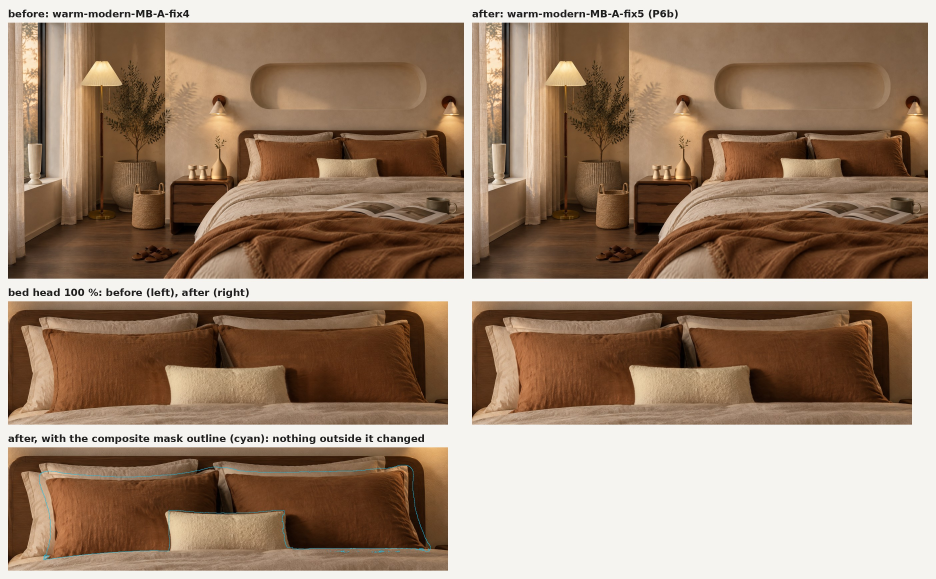
#> input picture assets/renders/master/editorial-2026-11-07/sheet-fix7.jpg, 2808 x 1736 px (shown at 1/3 size)
$ python -i mb1_fix7.py   (imports and definitions only)
#> lines starting #> are read from the running program, lines starting #| are printed output that depends on the picture; after the words box and inside, x2 and y2 are one past the last pixel; in counts of white or black regions, pixels touching at a corner belong together
#> further down, picture is the input picture: shape (1736, 2808, 3); mean B, G, R 112.7, 133.6, 158.4
### assets/renders/master/editorial-2026-11-07/mb1_fix.py
#!/usr/bin/env python3
"""
mb1_fix.py: the MB1 fix round (qa/reports/2026-11-07-ged-master-mb1.md, coordinator 2026-11-07), render-agent.
Order (coordinator): 1. code fixes (0 tokens), then 2. the SPEND1 passes (seedream-5-pro on crops, masked back in code).

  code-nordic   nordic-MB-A.png -> raw/nordic-MB-A-code.png
                  sconces x0.68 about their centres on the panelling (the boards rebuilt per column, the sconce's own shadow / glow
                  kept as a smoothed ratio to the clean boards and scaled with it), the left one dimmed (glow off, the shade's
                  emission lowered); the seagrass planter recoloured (hue 90, L* 50, the weave kept); the chair cloth recoloured to a
                  sage-grey linen (provisional, the designer picks; one parameter, CLOTH_TARGET)
  code-wm       warm-modern-MB-A.png -> raw/warm-modern-MB-A-code.png
                  sconces x0.8 about the walnut plate's centre on the plaster (the plaster rebuilt by inpainting plus grain, the glow /
                  shadow ratio scaled with the lamp); the olive sprig under the left lamp protected
  pass-input K  writes the crop of the code-fixed frame for pass K (raw/<K>-input.png)
  pass-comp K   the 2K result scaled to the crop, registered (ECC affine) away from the edit, colour-matched on a ring, masked
                  (hand region, the result's difference over a threshold, closed / filled / grown, minus protected areas), composited
  final         chains the passes onto the code-fixed frames -> nordic-MB-A-fix1.png, warm-modern-MB-A-fix1.png; px checks
  crops / sheet before/after crops (fix1-before-after/) and the updated sheet
record: mb1-fix.json
"""
import json
import os
import sys

import cv2
import numpy as np
from PIL import Image, ImageDraw, ImageFont, features

HERE = os.path.dirname(os.path.abspath(__file__))
REPO = os.path.abspath(os.path.join(HERE, "..", "..", "..", ".."))
REC = os.path.join(HERE, "mb1-fix.json")
CROPS = os.path.join(HERE, "fix1-before-after")
NB, NC, NF = "nordic/nordic-MB-A.png", "nordic/raw/nordic-MB-A-code.png", "nordic/nordic-MB-A-fix1.png"
WB, WC, WF = "warm-modern/warm-modern-MB-A.png", "warm-modern/raw/warm-modern-MB-A-code.png", "warm-modern/warm-modern-MB-A-fix1.png"


def s2l(x):
    return np.where(x <= 0.04045, x / 12.92, ((np.clip(x, 0, None) + 0.055) / 1.055) ** 2.4)


def l2s(x):
    return np.where(x <= 0.0031308, x * 12.92, 1.055 * np.power(np.clip(x, 0, None), 1 / 2.4) - 0.055)


def load(p):
    return np.asarray(Image.open(os.path.join(HERE, p)).convert("RGB")).astype(np.float32) / 255


# [4 lines left out: function save, not called in this run]


def rec():
    return json.load(open(REC)) if os.path.exists(REC) else dict(date="2026-11-07", by="render-agent", source="qa/reports/2026-11-07-ged-master-mb1.md (+ .json)",
                                                                 note="TEST, not for the site; new files only", code={}, passes={})


def poly(shape, pts):
    m = np.zeros(shape[:2], np.uint8)
    cv2.fillPoly(m, [np.array(pts, np.int32)], 1)
    return m.astype(bool)


def lab(a):
    return cv2.cvtColor(np.ascontiguousarray(a.astype(np.float32)), cv2.COLOR_RGB2Lab)


def rgb(lb):
    return cv2.cvtColor(np.ascontiguousarray(lb.astype(np.float32)), cv2.COLOR_Lab2RGB)


def med_lab(a, m):
    v = np.median(lab(a)[m], 0)
    return [round(float(x), 2) for x in v] + [round(float(np.hypot(v[1], v[2])), 2), round(float(np.degrees(np.arctan2(v[2], v[1])) % 360), 1)]


# ---------------------------------------------------------------- lamps
# [180 lines left out: functions cylinders, scale_lamp, scale_patch, recolour, not called in this run]


# Nordic: the planter (seagrass belly basket) and the chair cloth
PLANTER = [(755, 770), (758, 742), (768, 731), (782, 731), (786, 758), (888, 756), (893, 738), (902, 728), (915, 729), (921, 748), (922, 766),
           (927, 800), (931, 850), (930, 900), (926, 950), (900, 975), (820, 1000), (811, 1000), (811, 822), (806, 817), (755, 815)]
SEAGRASS_H, SEAGRASS_C, SEAGRASS_L = 86.0, 21.0, 50.0       # QA: hue toward 90 (photo 91.6), L* +15; the frame's warm light alone gives h ~81
SEAGRASS_TARGET = (SEAGRASS_L, SEAGRASS_C * np.cos(np.radians(SEAGRASS_H)), SEAGRASS_C * np.sin(np.radians(SEAGRASS_H)))
CLOTH = [[(0, 687), (10, 687), (30, 686), (53, 687), (73, 689), (87, 691), (98, 693), (98, 753), (100, 770), (110, 803), (120, 827), (132, 838),
          (147, 843), (173, 848), (200, 853), (227, 863), (253, 870), (267, 877), (273, 887), (277, 903), (278, 923), (278, 1000), (279, 1067),
          (280, 1117), (300, 1133), (293, 1137), (273, 1140), (250, 1146), (233, 1143), (220, 1133), (207, 1113), (200, 1097), (187, 1087),
          (163, 1092), (157, 1087), (150, 1050), (143, 1010), (140, 1000), (140, 903), (0, 903)],
         [(0, 995), (55, 995), (55, 1075), (40, 1080), (20, 1088), (0, 1090)]]
WOOD = [[(0, 813), (95, 813), (97, 820), (96, 832), (0, 834)],                                 # the arm in front of the cloth
        [(51, 832), (89, 832), (91, 1160), (57, 1160)]]                                         # the front leg
CLOTH_TARGET = (46.0, -1.32, 9.41)         # muted sage-grey linen (h 98, C 9.5) (Bible accent #A7B09A) in the frame's morning light; PROVISIONAL, the designer picks


# [85 lines left out: functions code_nordic, code_wm, not called in this run]


# ---------------------------------------------------------------- SPEND1 passes
PASSES = {
    "P1": dict(frame="nordic", crop=(870, 580, 2570, 1536), prompt="P1-nordic-throw.txt",
               region=[[(900, 1536), (905, 1300), (960, 1180), (1150, 1110), (1500, 1080), (1900, 1075), (2250, 1090), (2470, 1120), (2530, 1190), (2545, 1536)]],
               protect=[], thr=0.035, grow=6),
    "P2": dict(frame="nordic", crop=(2316, 500, 2736, 1060), prompt="P2-nordic-nightstand.txt",
               region=[[(2440, 565), (2736, 565), (2736, 1002), (2440, 1002)]],
               protect=[], protect_mug=(2378, 884, 2503, 984), tone="two_field", table_y=955, whole=True, thr=0.04, grow=5,
               objects=[(2440, 565, 2575, 960), (2540, 740, 2725, 995)], exclude=[(2316, 500, 2440, 1060)]),
    "P3": dict(frame="nordic", crop=(140, 330, 600, 790), prompt="P3-nordic-sill-vase.txt",
               region=[[(303, 573), (437, 573), (437, 737), (303, 737)]],
               protect=[], protect_dark_above=605, thr=0.04, grow=5),
    "P4": dict(frame="warm_modern", crop=(1000, 500, 1420, 1060), prompt="P4-wm-nightstand.txt",
               region=[[(1070, 600), (1342, 600), (1342, 948), (1070, 948)]],
               protect=[], tone="two_field", table_y=930, whole=True, thr=0.04, grow=5,
               objects=[(1078, 605, 1338, 945)], exclude=[(1180, 500, 1340, 560), (1375, 500, 1420, 1060)]),
}
FR = {"nordic": (NC, NF, "nordic"), "warm_modern": (WC, WF, "warm-modern")}


# [154 lines left out: functions pass_input, register, pass_apply, final, not called in this run]


CROPSETS = {
    "nordic": [("sconce-left-x2", (1340, 370, 1590, 590), 2), ("sconce-right-x2", (2400, 260, 2736, 580), 2), ("planter-x2", (620, 690, 980, 1030), 2),
               ("chair-cloth-100", (0, 660, 330, 1160), 1), ("throw-50", (860, 1000, 2600, 1536), 0), ("nightstand-x2", (2316, 500, 2736, 1060), 2),
               ("nightstand-x4", (2440, 800, 2736, 1000), 4), ("sill-vase-x2", (140, 330, 600, 790), 2), ("sill-vase-x4", (290, 560, 450, 740), 4)],
    "warm_modern": [("sconce-left-x2", (1150, 380, 1370, 660), 2), ("sconce-right-x2", (2530, 380, 2736, 640), 2), ("nightstand-x2", (1000, 500, 1420, 1060), 2),
                    ("nightstand-x4", (1060, 700, 1350, 960), 4)],
}


# [81 lines left out: functions crops, sheet, not called in this run]


# [2 lines that do not run on import are left out]

### assets/renders/master/editorial-2026-11-07/mb1_fix7.py
#!/usr/bin/env python3
"""
mb1_fix7.py: P6b, the caramel pillowcases in the warm-modern master bedroom as plain envelopes (no flange); render-agent, 2026-11-10.
Brief: briefs/render-master-P6b-2026-11-10.md (SPEND2). QA: qa/reports/2026-11-10-ged-master-fix4.md. Base: warm-modern-MB-A-fix4.png
(fix3 + the 0-token gap rebuild of mb1_fix5.py; the dark spot in the gap is already fixed there and is protected here).

Jobs (var2), on the prepared crop warm-modern/raw/P6b-input.png (frame x 1380-2700, y 520-1086 = 1320 x 566, 2.33:1):
  1. grok-imagine-image-2 segment-map (0): segments 3 and 4 = the two caramel pillowcases (exact pixel match, flanges included)
  2. grok-imagine-image-2 segment-edit on [3, 4] (250): FAILED, the flanges were redrawn unchanged -> raw/P6b-grok.jpg (not used)
  3. seedream-5-pro i2i 2K, 21:9 (650): flanges gone on both -> raw/P6b-seedream.png (3122 x 1338, the crop's own aspect)

  seg     the segment cut-outs (RGBA, no offsets) located in the crop by an exact masked match -> raw/P6b-seg-mask.png (crop px)
  comp    the seedream result placed at scale min(w/Wr, h/Hr) (native aspect, no centre crop), ECC affine on the pixels outside the region,
          the quadratic + local log-gain field (mb1_fix4.apply), then written ONLY inside the region (v2):
            region = ((segments 3 | 4) grown 12 px | the gap band) minus the lumbar (+3 px) and the duvet (both recomputed with
            mb1_fix5.p6b_prep's own rules); feather 4 px inward
          why v2: v1 (segments + 3 px, minus the whole of P6b-protect.png) left the old flange in two places: the protected gap band held
          the right pillowcase's old flange strip beside seedream's new edge (a doubled, stepped edge at x4), and the flange's contact
          shadow lines on the cream back pillows stayed just outside the region (a cream line with dark dashes along the top edges). The
          gap's right side IS the old flange, so it cannot stay as it was; seedream's gap (slit, the back pillow's band, the new plain
          edge) is clean down to the lumbar's top. The back pillows change only in the 12 px ring round the old pillowcases.
          -> warm-modern/warm-modern-MB-A-fix5.png, raw/P6b-comp-mask.png (frame px)
  crops   fix7-before-after/ (100 %, x2, x4) and sheet-fix7.jpg
record: mb1-fix7.json (mb1-fix5.json already holds the 0-token pass of the same day, so this pass is numbered after mb1-fix6.json)
"""
import json
import os
import sys

import cv2
import numpy as np
from PIL import Image, ImageDraw, ImageFont

HERE = os.path.dirname(os.path.abspath(__file__))
sys.path.insert(0, HERE)
import mb1_fix as F  # noqa: E402

BASE = "warm-modern/warm-modern-MB-A-fix4.png"
OUT = "warm-modern/warm-modern-MB-A-fix5.png"
RAW = "warm-modern/raw"
CROP = (1380, 520, 2700, 1086)
REC = os.path.join(HERE, "mb1-fix7.json")
CROPS = os.path.join(HERE, "fix7-before-after")
SWATCH = (34.0, 24.1, 32.1)          # QA's card swatch: the caramel reference crop's centre third (qa/reports/2026-11-07-ged-master-mb1/data/measure.json)
OLD_FRAME = (35.4, 18.6, 28.8)       # QA's read of the old pillowcase, the same patch (2026-11-08 / register r10)
PATCH_L = (1520, 720, 1780, 900)     # QA's patch: pillowcase (caramel, left), frame px
PATCH_R = (2300, 720, 2560, 900)     # the same patch size on the right pillowcase (clear of the lumbar's shadow)
GROW, FEATHER = 12, 4.0
GAP_BAND = [(1998, 696), (2022, 696), (2062, 818), (1998, 818)]     # mb1_fix5.GAP_BAND (frame px)


def protect_v2(frame):
    """the lumbar (+3 px) and the duvet, exactly as mb1_fix5.p6b_prep built them on the same fix4 frame (frame px)"""
    H, W = frame.shape[:2]
#> H = 1736; W = 2808
    Lb = F.lab(frame)
#> in lab, `return cv2.cvtColor(np.ascontiguousarray(a.astype(np.float32)), cv2.CO..`: returned value: shape (1736, 2808, 3) float32; mean of channels 0, 1, 2 96.5, -0.2, -0.1
    L, C = Lb[..., 0], np.hypot(Lb[..., 1], Lb[..., 2])
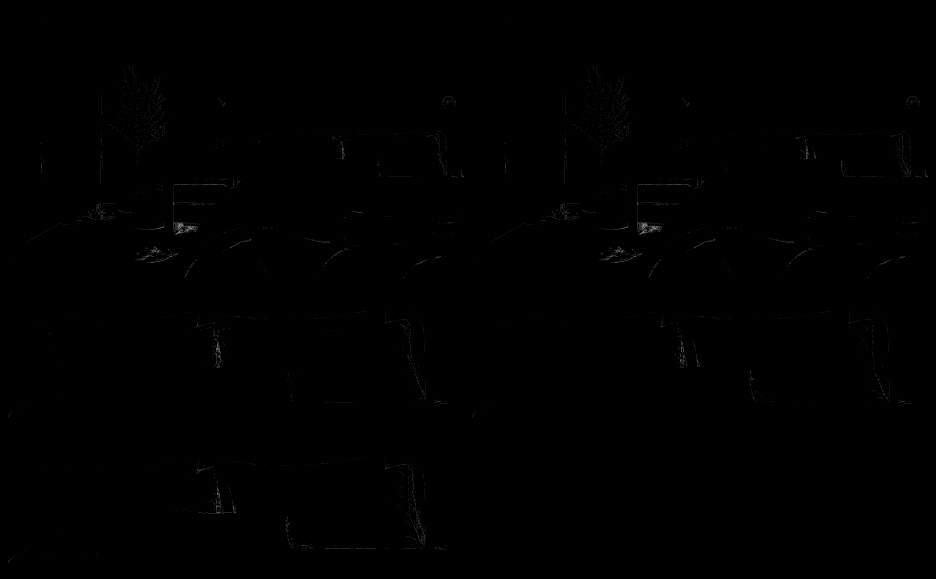
#> C: shape (1736, 2808) float32 (shown at 1/3 size); min 0, max 133.8, mean 0.3
    lum = F.poly(frame.shape, [(1866, 786), (2220, 786), (2228, 820), (2230, 930), (1866, 930)]) & (L > 45) & (C < 28)
#> in poly, `cv2.fillPoly(m, [np.array(pts, np.int32)], 1)`:
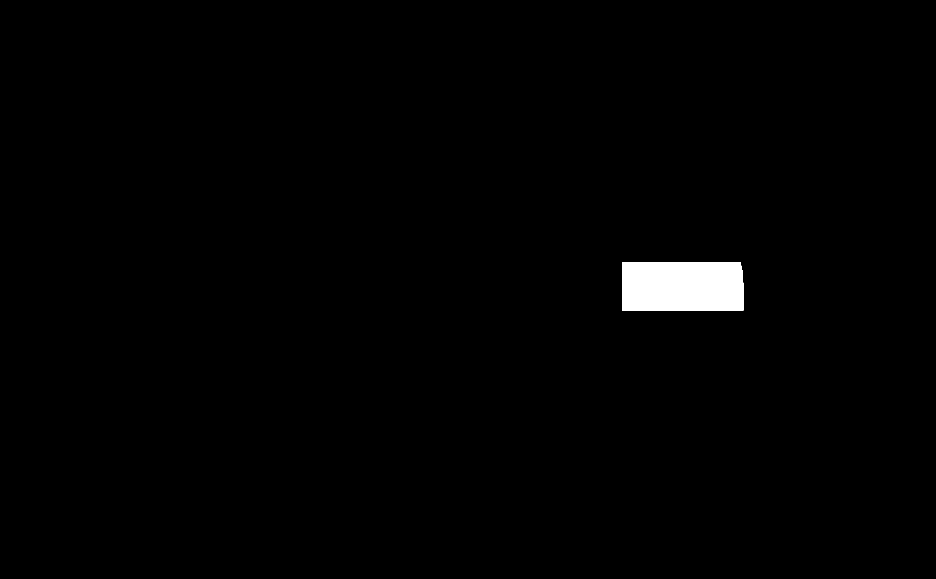
#> m: shape (1736, 2808) (shown at 1/3 size); values 0 (black) and 1 (white), 1.1% white; 1 white region, box (x1, y1, x2, y2) and area: (1866, 786, 2231, 931) 52606
#> lum: shape (1736, 2808) bool; 1.1% white; 1 white region, box (x1, y1, x2, y2) and area: (1866, 786, 2231, 931) 52453
    lum = cv2.morphologyEx(lum.astype(np.uint8), cv2.MORPH_CLOSE, np.ones((9, 9), np.uint8))
    ff = lum.copy()
    cv2.floodFill(ff, np.zeros((H + 2, W + 2), np.uint8), (0, 0), 1)
#> ff: shape (1736, 2808); every value is 1
    lum = cv2.dilate(lum | (1 - ff), np.ones((7, 7), np.uint8)).astype(bool)
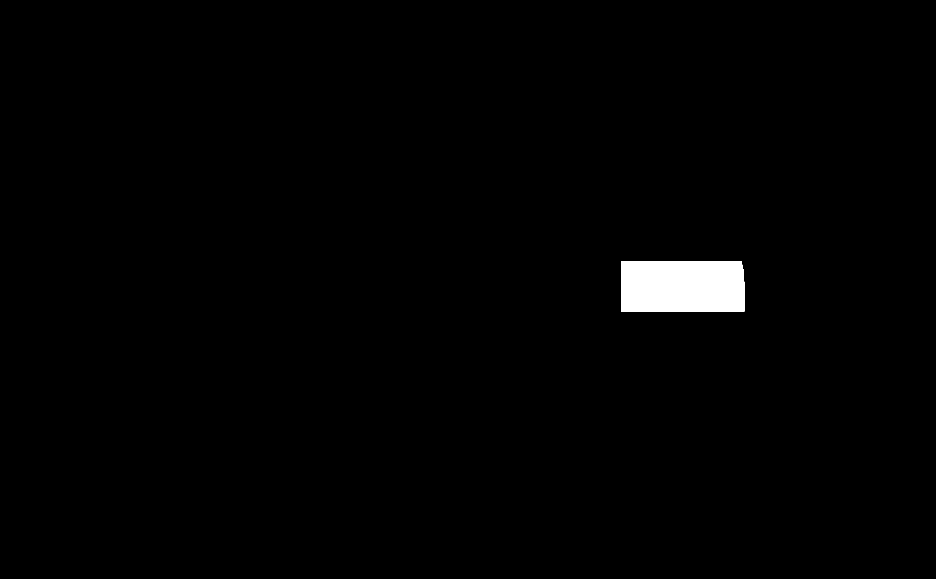
#> lum: shape (1736, 2808) bool (shown at 1/3 size); 1.1% white; 1 white region, box (x1, y1, x2, y2) and area: (1863, 783, 2234, 934) 55702
    duvet = (L > 45) & (C < 24) & (np.arange(H)[:, None] >= 900)
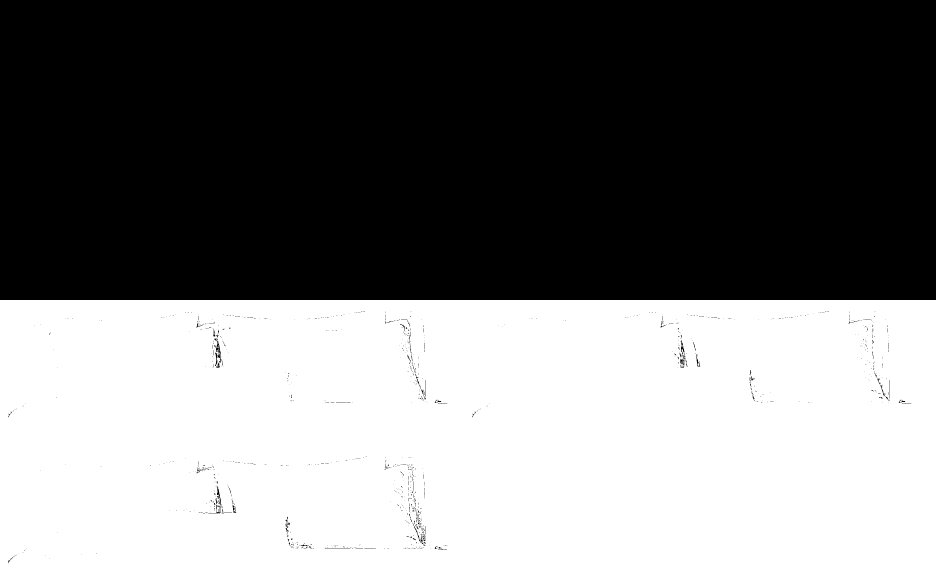
#> duvet: shape (1736, 2808) bool (shown at 1/3 size); 48% white; 12 white regions (11 under 20 px), largest, box (x1, y1, x2, y2) and area: (0, 900, 2808, 1736) 2339859
    return lum, duvet


# [181 lines left out: functions lab_qa, de00, rec, seg, comp, not called in this run]


CROPSETS = [("wm-bed-head-100", (1380, 620, 2700, 990), 1, Image.LANCZOS), ("wm-pillow-left-x2", (1460, 670, 1800, 980), 2, Image.LANCZOS),
            ("wm-pillow-right-x2", (2280, 660, 2680, 970), 2, Image.LANCZOS), ("wm-gap-x4", (1960, 680, 2110, 840), 4, Image.NEAREST),
            ("wm-lumbar-edge-right-x4", (2190, 780, 2300, 940), 4, Image.NEAREST), ("wm-left-end-x4", (1470, 680, 1560, 960), 4, Image.NEAREST),
            ("wm-right-end-x4", (2560, 680, 2660, 960), 4, Image.NEAREST)]


# [67 lines left out: function crops, not called in this run]


# [2 lines not run here, left out]

>>> import cv2
>>> picture = cv2.imread('sheet-fix7.jpg')
>>> result = protect_v2(picture)

$ run again, on assets/renders/master/editorial-2026-11-07/sheet.jpg
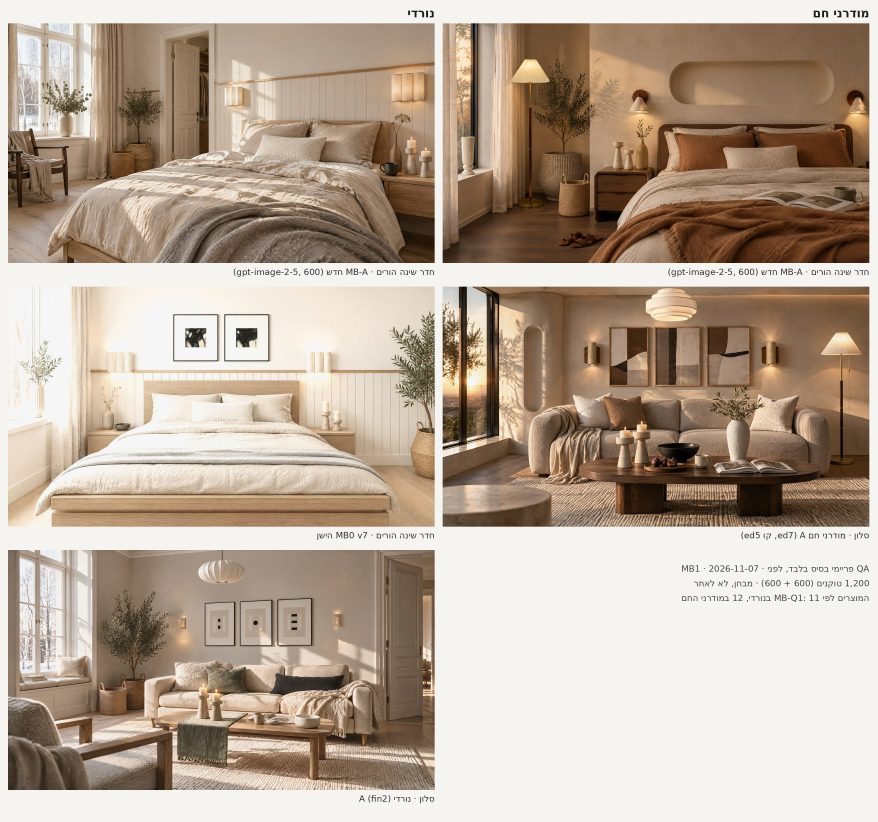
#> input picture assets/renders/master/editorial-2026-11-07/sheet.jpg, 2632 x 2464 px (shown at 1/3 size)
#> picture is the input picture: shape (2464, 2632, 3); mean B, G, R 151.5, 167.4, 183.7
#> in poly, `cv2.fillPoly(m, [np.array(pts, np.int32)], 1)`:
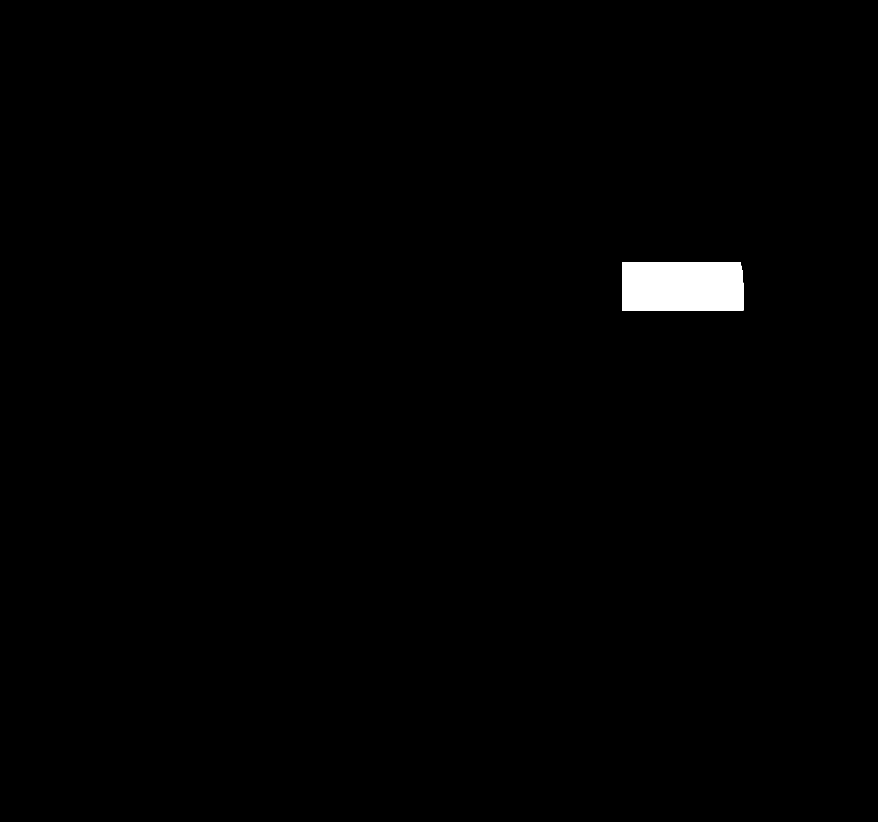
#> m: shape (2464, 2632) (shown at 1/3 size); values 0 (black) and 1 (white), 0.81% white; 1 white region, box (x1, y1, x2, y2) and area: (1866, 786, 2231, 931) 52606
#> ff: shape (2464, 2632); every value is 1
#> in protect_v2, `duvet = (L > 45) & (C < 24) & (np.arange(H)[:, None] >= 900)`:
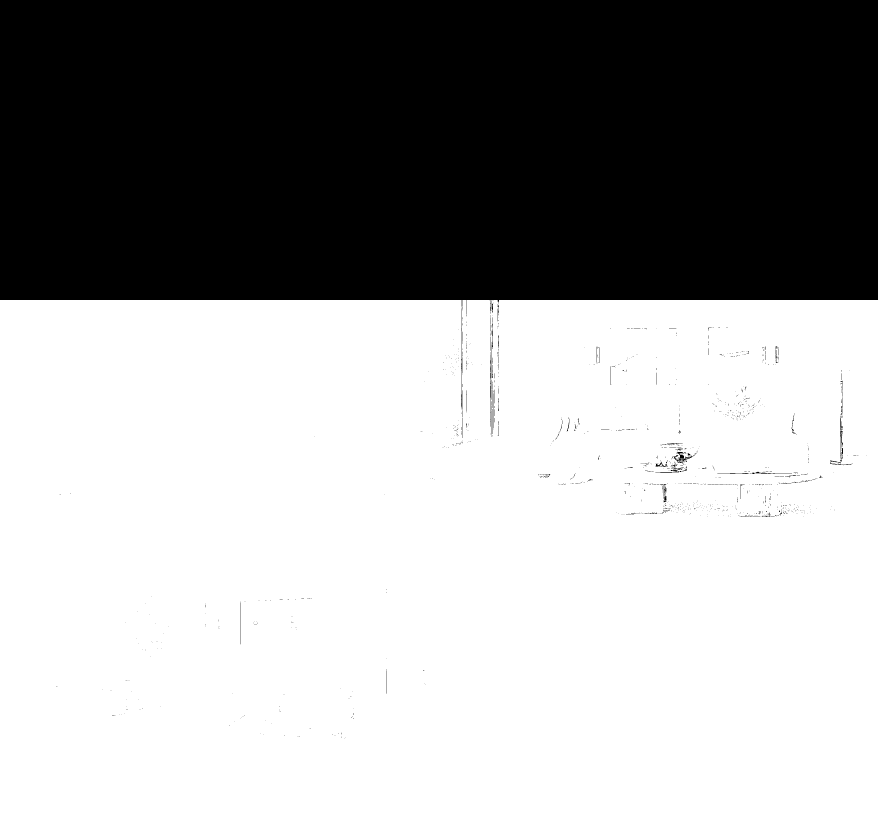
#> duvet: shape (2464, 2632) bool (shown at 1/3 size); 63.3% white; 1251 black regions (1174 under 20 px), largest, box (x1, y1, x2, y2) and area: (0, 0, 2632, 944) 2368959, (2021, 1356, 2078, 1390) 573, (1385, 921, 1387, 1229) 487
